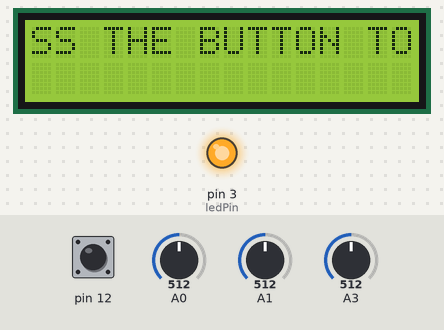
Simulated run of this sketch. Board: Arduino Uno, built with avr-gcc and run on an emulated ATmega328P. On the bench: 16×2 character LCD, output pins drawn as LEDs (lit = HIGH). Inputs (shaded band) come from the test bench; at power-on: pin 12 HIGH, A3 = 512, A0 = 512, A1 = 512. What the sketch prints to the serial monitor is not drawn.

Above: at 2.9 s.
3.0 s: pin 12 pulled LOW for 0.15 s
At 4.0 s:
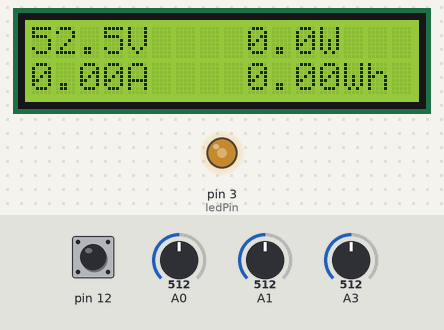
4.9 s: A3 set to 716
At 5.5 s:
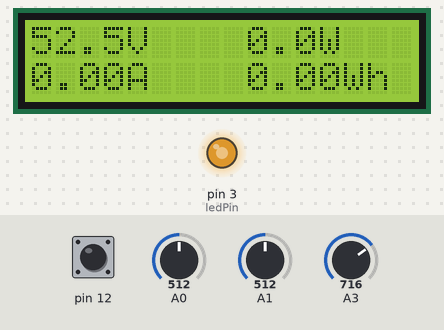
6.7 s: A0 set to 716
At 6.88 s:
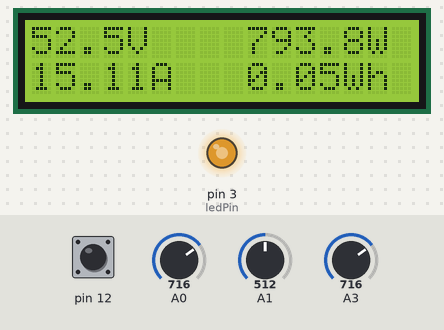
8.2 s: A3 set to 900
At 8.62 s:
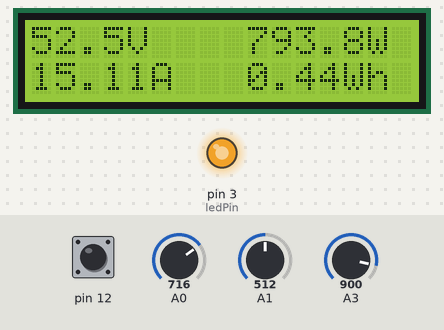
10.4 s: A3 set to 0
At 10.86 s:
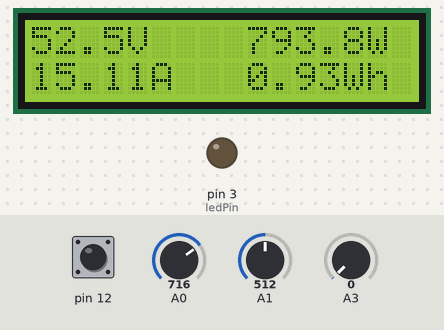
12.7 s: A1 set to 716
At 12.85 s:
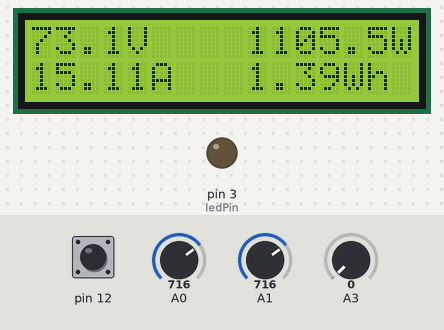
Timing chart, 0 to 15.2 s (numbered marks = the images above; inputs shaded):
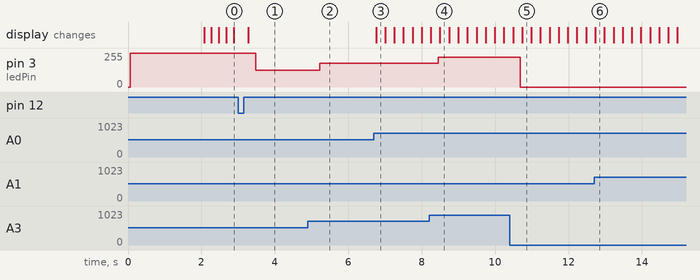

Measured:
- after the input at 3.0 s, pin 3 (ledPin): 255/255 → 127/255 after 0.48 s; the display: changes after 0.28 s (image 1)
- after the input at 4.9 s, pin 3 (ledPin): 127/255 → 178/255 after 0.32 s
- after the input at 6.7 s, the display: changes after 0.06 s (image 3)
- after the input at 8.2 s, pin 3 (ledPin): 178/255 → 224/255 after 0.25 s
- after the input at 10.4 s, pin 3 (ledPin): 224/255 → 0/255 after 0.29 s

The sketch:

Lithium_battery_power_tester.ino
```cpp
#include <LiquidCrystal.h>

LiquidCrystal lcd(5, 6, 7, 8, 9, 10, 11);

unsigned long ZERO = 0;
byte u=0;
bool flag=0;
long tmr0=0,tmr1=0,dt=0;
float wh=0;
int ledPin = 3;
bool flag11 =0;

void setup() {

  Serial.begin(19200);

  lcd.begin( 16,2 );
  pinMode(12,INPUT_PULLUP);

  pinMode(ledPin,OUTPUT);
  digitalWrite(ledPin,1);
  lcd.setCursor( 0,0 );
  lcd.print ( "*  TO2CONTROL  *" );
  lcd.setCursor( 0,1 );
  lcd.print ( "Li-Ion PWR TEST" );
  delay(2000);


  lcd.clear();
  lcd.setCursor( 0,0 );
  lcd.print ( "* PRESS THE BUTTON TO SET ZERO *" );
  while(1)
  {
    lcd.scrollDisplayLeft();
    if(digitalRead(12) == 0) break;
    delay(50);
    if(digitalRead(12) == 0) break;
    delay(50);
    if(digitalRead(12) == 0) break;
    delay(50);
    if(digitalRead(12) == 0) break;
    delay(50);
  }

  while(u<10)
  {
    ZERO+=leer();
    u++;
  }
  ZERO/=10;
  Serial.print("ZERO ");
  Serial.println(ZERO);
}

void loop() {
  tmr0=millis();
  dt=tmr0-tmr1;
  //Serial.println(dt);
  unsigned long tmp0 = leer();
  float tmp1=convert(tmp0);
  float tmp2 = leerV();
  float power2 = power(tmp1,tmp2);
  Wh(power2);
  //Serial.print("A: ");
  //Serial.println(tmp1);
  //Serial.print("V: ");
  //Serial.println(tmp2);
  //Serial.print("P: ");
  //Serial.println(power2);
  //Serial.println(wh);
  //Serial.print("ZERO ");
  //Serial.println(ZERO);
  //Serial.println(" ");

  lcd.clear();
  lcd.setCursor( 0,0 );

  if(flag11 == 0)
  {
    byte v1 = tmp2;
    float tmp3 = tmp2-((byte)(tmp2));
    tmp3 = tmp3*10;
    byte v2 = tmp3;
    lcd.print(v1);
    lcd.print ( "." );
    lcd.print( v2 );
    lcd.print ( "V" );
  }

  else if (flag11 == 1)
  {
    lcd.print(tmp2);
    lcd.print ( "V" );
  }

  lcd.setCursor( 0,1 );
  //if(flag==1)lcd.print ( "+" );
  //if(flag==0)lcd.print ( "-" );
  lcd.print ( abs(tmp1) );
  lcd.print ( "A" );

  int p1 = power2;
  float tmp4 = power2-((byte)(power2));
  tmp4 = tmp4*10;
  byte p2 = tmp4;

  lcd.setCursor( 9,0 );
  lcd.print(p1);
  lcd.print ( "." );
  lcd.print( p2 );
  lcd.print("W");

  lcd.setCursor( 9,1 );
  lcd.print ( wh );
  lcd.print ( "Wh" );

  int o = analogRead(A3);
  int n = map(o,0,1023,0,255);

  Serial.println(n);
  delay(200);
  analogWrite(ledPin,n);
  tmr1 = tmr0;

  if( !digitalRead(12) )
  {
    flag11 = !flag11;
    while(digitalRead(12) == 0)
    {

    }
  }
}

float convert(long g)
{
  float t=0;
  signed int f=0;
  float r=0;

  f = g-ZERO;
  r = f*(5000/1023.0000);
  t = r/66.000;
  if( f >= 0 ) flag = 1;
  else flag = 0;

  return t;
}

unsigned long leer()
{
  long o =0;
  for(int s=0; s<100; s++)
  {
    o += analogRead(A0);
    delayMicroseconds(100);
  }

  o /= 100;

  //Serial.print("LECTURA ");
  //Serial.println(o);
  return o;
}

float leerV ()
{
  long c =0;
  float b=0;
  for(int s=0; s<100; s++)
  {
    c += analogRead(A1);
    delayMicroseconds(100);
  }

  c/=100;
  b=c*(5/1023.000);
  if(flag11 == 0)
  {
    b=b*21;
    return b;
  }
   else if (flag11)return b;

}

float power(float v1 , float a1)
{
  float power1 = v1*a1;
  return power1;
}

void Wh (float power3)
{
  float tm0 = power3*(dt/1000.000);
  tm0=tm0/3600;
  wh+=tm0;
}
```
